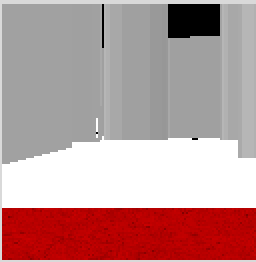
#> input picture client/python/tutorials/vision/img/test1.png, 128 x 131 px (shown 2 times larger); its folder holds only this picture in this run
$ python -i step5_simple_detection.py   (imports and definitions only)
#> lines starting #> are read from the running program, lines starting #| are printed output that depends on the picture; after the words box and inside, x2 and y2 are one past the last pixel; in counts of white or black regions, pixels touching at a corner belong together
#> further down, picture is the input picture: shape (131, 128, 3); mean B, G, R 150, 150, 185.8
import client
from simplus_pb2 import *
import numpy as np
import time
import cv2
from RCJRVision import RCJRVision


# [1 line that did not run here, left out]


# [67 lines left out: function control, not called in this run]


startTime= int(time.time() % 60)

# [25 lines left out: functions is_robot_finished, convert_to_cv_img, not called in this run]


def find_victim(img):

    img = cv2.cvtColor(img, cv2.COLOR_BGR2GRAY)
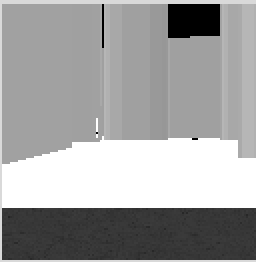
#> img: shape (131, 128) (shown 2 times larger); min 0, max 255, mean 160.7

    ret,thresh1 = cv2.threshold(img,127,255,cv2.THRESH_BINARY)
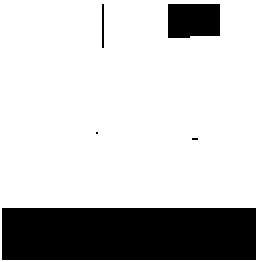
#> thresh1: shape (131, 128) (shown 2 times larger); 77.6% white; 5 black regions (2 under 20 px)

    contours, hierarchy = cv2.findContours(thresh1,cv2.RETR_TREE,cv2.CHAIN_APPROX_SIMPLE)
#> contours = 5 contours, 2 with area under 20; largest, box (x1, y1, x2, y2) and area: (0, 0, 128, 131) 13082, (83, 1, 111, 20) 468, (50, 1, 53, 25) 44

    for cnt in contours:
        x,y,w,h = cv2.boundingRect(cnt)
        #bound the images
        cv2.rectangle(img,(x,y),(x+w,y+h),(0,255,0),3)
#> this loop made 5 passes
#> (x, y, w, h) on passes 1, 2, 4, 5: (0, 0, 128, 131), (95, 68, 5, 3), (83, 1, 28, 19), (50, 1, 3, 24)
#> (cnt, x, y, w, h) on pass 3: ([[47, 66], [48, 65], [49, 66], [48, 67]], 47, 65, 3, 3)
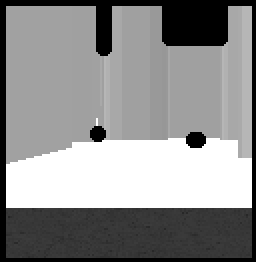
#> img: shape (131, 128) (shown 2 times larger); 10.65% of pixels changed, all inside (x1, y1, x2, y2) = (0, 0, 128, 131)
    i=0
    victims=[]
    img_h,img_w = img.shape
#> img_h = 131; img_w = 128
    for cnt in contours:
        x,y,w,h = cv2.boundingRect(cnt)
        #improve the conditions
        if (img_w - w)<20 or (img_h - h)<20:
            continue
        if w<20 or h<20:
            continue
            #save individual images
        victims.append((x,y,h,w))
        i=i+1
#> after the loop, i = 0; victims = []

    return victims


# [33 lines left out: functions already_visited, Start, End, not called in this run]


PRE_MOVE = 'STOP'  # Store previous turn in this variable
victims_Visited=[]

# [45 lines left out: function Play, not called in this run]

>>> import cv2
>>> picture = cv2.imread('img/test1.png')
>>> result = find_victim(picture)
#> result = []

$ run again, on client/python/tutorials/vision/img/vision.png
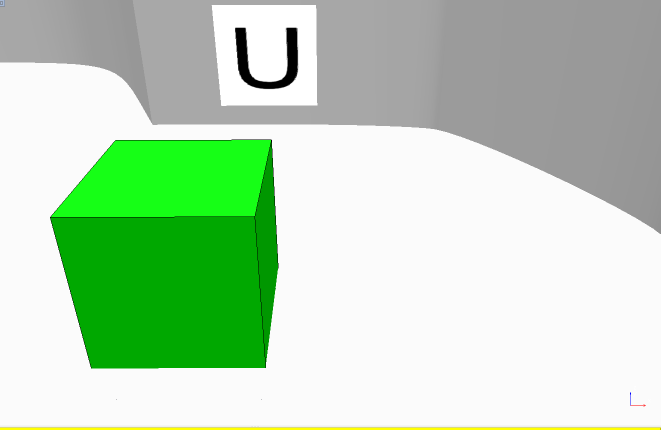
#> input picture client/python/tutorials/vision/img/vision.png, 1321 x 860 px (shown at 1/2 size)
#> picture is the input picture: shape (860, 1321, 3); mean B, G, R 184.6, 215.6, 186
#> in find_victim, `ret,thresh1 = cv2.threshold(img,127,255,cv2.THRESH_BINARY)`:
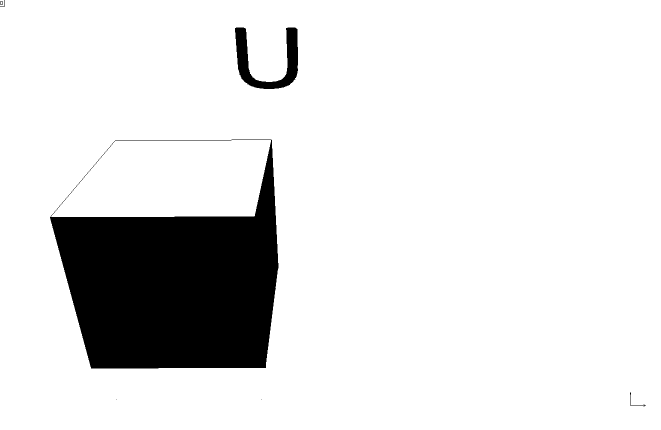
#> thresh1: shape (860, 1321) (shown at 1/2 size); 88.3% white; 7 black regions (2 under 20 px)
#> contours = 139 contours, 133 with area under 20; largest, box (x1, y1, x2, y2) and area: (0, 0, 1321, 860) 1133750, (99, 278, 558, 738) 127414, (469, 54, 597, 179) 6160, (230, 279, 464, 282) 464, (1259, 784, 1292, 813) 120, (0, 0, 9, 12) 47
#> the loop in find_victim, `for cnt in contours:` made 139 passes
#> (cnt, x, y, w, h) on passes 1, 4, 5, 7, 9, 10: ([[1, 4], [1, 7], [4, 7], [4, 4]], 1, 4, 4, 4), ([[522, 799], [523, 798], [524, 799], [523, 800]], 522, 798, 3, 3), ([[231, 798], [232, 797], [233, 798], [232, 799]], 231, 797, 3, 3), ([[101, 432], [102, 431], [103, 432], [102, 433]], 101, 431, 3, 3), ([[103, 429], [104, 428], [105, 429], [104, 430]], 103, 428, 3, 3), ([[104, 428], [105, 427], [106, 428], [105, 429]], 104, 427, 3, 3)
#> after the loop in find_victim, `for cnt in contours:`:
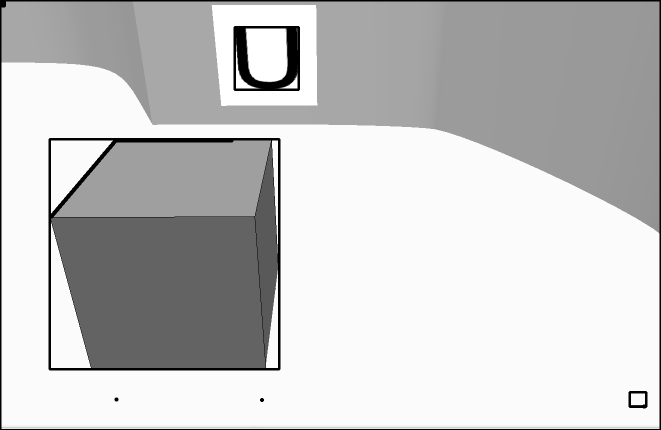
#> img: shape (860, 1321) (shown at 1/2 size); min 0, max 255, mean 198.3
#> after the loop in find_victim, `for cnt in contours:`: i = 3; victims = [(1259, 784, 29, 33), (99, 278, 460, 459), (469, 54, 125, 128)]
#> result has the same summary as victims in find_victim
